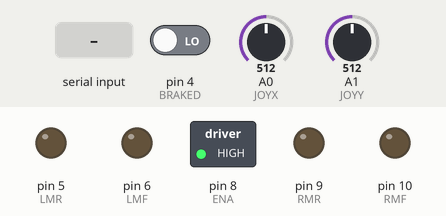
The sketch below on a simulated Arduino Uno, built with avr-gcc and run on an emulated ATmega328P. On the bench: switched loads named in the sketch (green lamp = pin HIGH), output pins drawn as LEDs (lit = HIGH). The test bench sets the inputs (shaded band); at power-on: A0 (JOYX) = 512, A1 (JOYY) = 512, pin 4 (BRAKED) LOW. What the sketch prints to the serial monitor is not drawn.

Above: at 1.2 s.
1.3 s: A0 (JOYX) set to 716
At 1.6 s:
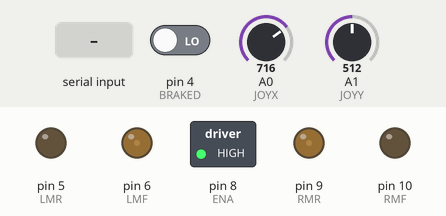
2.8 s: A1 (JOYY) set to 1023
At 3.5 s:
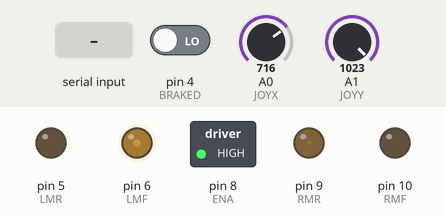
4.3 s: "90,45*" received over Serial
At 5.1 s:
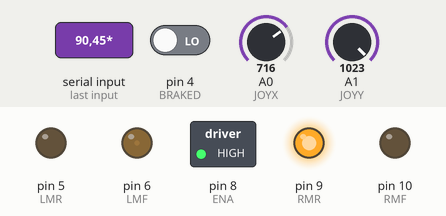
6.8 s: pin 4 (BRAKED) driven HIGH
At 8.1 s:
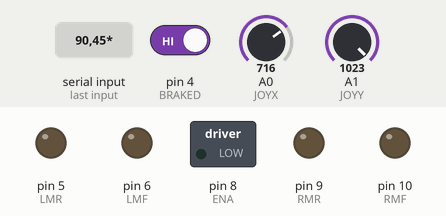
9.3 s: pin 4 (BRAKED) driven LOW
At 10.2 s:
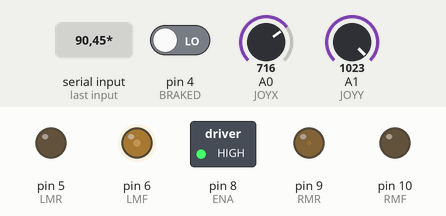
11.4 s: A0 (JOYX) set to 565
At 12.9 s:
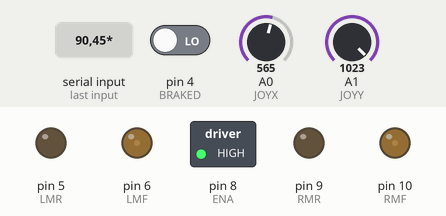
Timing chart, 0 to 13.9 s (numbered marks = the images above; inputs shaded):
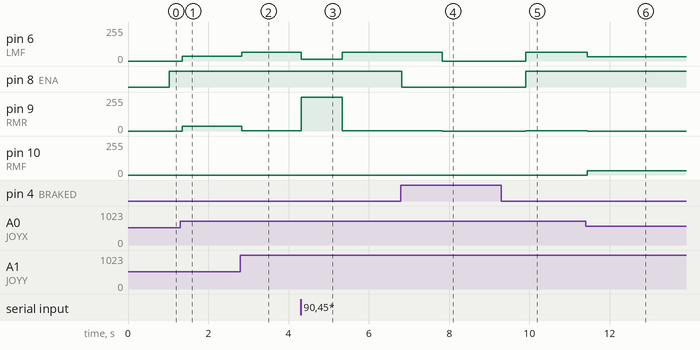

Measured:
- after the input at 1.3 s, pin 6 (LMF), pin 9 (RMR): 0/255 → 34/255 after 0.05 s
- after the input at 2.8 s, pin 6 (LMF): 34/255 → 65/255 at once; pin 9 (RMR): 34/255 → 2/255 at once
- after the input at 4.3 s, pin 6 (LMF): 65/255 → 12/255 at once, → 65/255 1.0 s later; pin 9 (RMR): 2/255 → 255/255 at once, → 2/255 1.0 s later
- after the input at 6.8 s, pin 6 (LMF): 65/255 → 0/255 after 1.0 s; pin 8 (ENA): HIGH → LOW at once; pin 9 (RMR): 2/255 → 0/255 after 1.0 s
- after the input at 9.3 s, pin 6 (LMF): 0/255 → 65/255 after 0.60 s; pin 8 (ENA): LOW → HIGH after 0.60 s; pin 9 (RMR): 0/255 → 2/255 after 0.60 s
- after the input at 11.4 s, pin 6 (LMF): 65/255 → 31/255 after 0.05 s; pin 9 (RMR): 2/255 → 0/255 after 0.05 s; pin 10 (RMF): 0/255 → 31/255 after 0.05 s

The sketch:

hbridge.ino
```cpp
#include<Arduino.h>

//Pins
const int ENA = 8; //Define enable pin for Megamoto 1
const int LMF = 6; //Define pin for Left Motor Forward
const int LMR = 5; //Define pin for Left Motor Reverse
const int RMF = 10; //Define pin for Right Motor Forward
const int RMR = 9; //Define pin for Right Motor Reverse

const int JOYX = A0; const int JOYY = A1; //analog 0 and analog 1
const int BRAKED = 4; //brake Input

//Range variables
int xCal, yCal;
const int turnReduction = 8;
const int motorRange = 100;
const int joyPlay = 100;
const int calibrationlevel = 10;
const int motorReduction = 3;

//Operational Functions
void brake(); void manual(); void motorLeft(int speed = 0); void motorRight(int speed = 0);
void writeMotors(int left, int right); void serialRead();
void readJoystick(); void calibrateJoystick();

//timing variables
unsigned long timer, timer2, autoTimer; unsigned long cmdTimer = 0;
unsigned long joyTimer = 0; unsigned long autonomousTimeOut = 1000;
const int cmdDelay1 = 25;  const int cmdDelay2 = 10;
const int brakeDelay = 100;
const int autoDelay = 50; const int joyDelay = 50;

//state variables
bool stateChanged = true;
int state = 0; //0: brake, 1: manual, 2: joystick, 3: autonomous;
bool joyReadyBool = false; bool autonomousModeBool = false;

void setup() {
  Serial.begin(9600); // start Serial communication
  pinMode(ENA, OUTPUT);
  pinMode(LMF, OUTPUT); //set H-Bridge pins to OUTPUT
  pinMode(LMR, OUTPUT);
  pinMode(RMF, OUTPUT);
  pinMode(RMR, OUTPUT);
  pinMode(JOYX, INPUT);
  pinMode(JOYY, INPUT);
  pinMode(BRAKED, INPUT);
  calibrateJoystick();
}

void calibrateJoystick() {
  unsigned int xTot = 0; unsigned int yTot = 0;
  for (int i = 0; i < calibrationlevel; i++) {
    xTot = xTot + analogRead(JOYX);
    yTot = yTot + analogRead(JOYY);
  }
  unsigned int xAvg = xTot / calibrationlevel;
  unsigned int yAvg = yTot / calibrationlevel;
  int x = xAvg;
  int y = yAvg;
  //magic numbers, need to make tied to something
  if (xAvg < 475 || xAvg > 575) {
    xAvg = 525;
  }
  if (xAvg < 475 || yAvg > 575) {
    yAvg = 525;
  }
  xCal = xAvg;
  yCal = yAvg;
  joyReadyBool = HIGH;
}

//wheels braking
void brake() {
  digitalWrite(ENA, LOW);
  Serial.readStringUntil('*');
  motorLeft();
  motorRight();
}

//should be able to turn these into one function
void motorLeft(int speed) {

  if (speed == 0) {
    analogWrite(LMR, 0);
    analogWrite(LMF, 0);
  }
  else if (speed < 0 ) {

    analogWrite(LMR, -speed);
    analogWrite(LMF, 0);
  }
  else if (speed > 0) {

    analogWrite(LMR, 0);
    analogWrite(LMF, speed);
  }
};

void motorRight(int speed) {
  if (speed == 0) {
    Serial.println(speed);
    analogWrite(RMR, 0);
    analogWrite(RMF, 0);
  }
  else if (speed < 0 ) {
    analogWrite(RMR, -speed);
    analogWrite(RMF, 0);
  }
  else if (speed > 0) {
    analogWrite(RMR, 0);
    analogWrite(RMF, speed);
  }
};

void writeMotors(int left, int right) {
  digitalWrite(ENA, HIGH);
  Serial.println(left, right);
  motorLeft(left);
  motorRight(right);
}

void readJoystick() {
  if (timer - joyTimer > joyDelay) {
    joyTimer = millis();
    int xValue; int yValue;
    xValue = analogRead(JOYX) - xCal;
    yValue = analogRead(JOYY) - yCal;
    Serial.println(xValue);
    Serial.println(yValue);
    if (yValue / joyPlay == 0) {
      yValue =  0;
    }
    if (xValue / joyPlay == 0) {
      xValue = 0;
    }
    if (yValue != 0){
      yValue = yValue / turnReduction;
    }
    //     Serial.println((String)"XXXXXX: " + xValue + " || YYYYYY " + yValue);
    int leftPower = (yValue + xValue/motorReduction)/2;
    int rightPower = (yValue - xValue/ motorReduction)/2;
    Serial.println((String)"Left motor: " + leftPower + " || Right motor: " + rightPower);
    writeMotors(leftPower, rightPower);
  }
};

void autonomousMode() {
  if (Serial.available() > 0) {
    int LM; int RM;
    String cmd = Serial.readStringUntil('*');
    Serial.read();
    sscanf( cmd.c_str(), "%%%d&%d", &LM, &RM );
    writeMotors(LM, RM);
  }
};


void checkState() {
  int tempState;
  serialRead();
  if (digitalRead(BRAKED)) {
    tempState = 0;
  }
  else if (autonomousModeBool) {
    tempState = 3;
  }
  else if (joyReadyBool == true) {
    tempState = 2;
  }
  else {
    tempState = 1;
  }
  if (tempState != state) {
    stateChanged = true;
    state = tempState;
    Serial.println((String)"***State Changed***    " + state);
  };
};

void serialRead() {
  if (Serial.available() > 0) {
    autonomousModeBool = true;
    autoTimer = millis();
  }
  else if (autonomousModeBool) {
    if (millis() - autoTimer > autonomousTimeOut) {
//      while (Serial.available() > 0) {
//        Serial.read();
//      }
      autonomousModeBool = false;
    }
  }
}

void loop() {
  timer = millis();
  if (timer - timer2 > cmdDelay2) {
    checkState();
    timer2 = millis();
  }
  if (timer - cmdDelay1 > cmdTimer) {
    switch (state) {
      case 0: //brake state
        brake();
        break;
      case 1: //manual state
        //      Serial.println("Manual");
        brake();
        break;
      case 2: //joystick state
        readJoystick();
        break;
      case 3: //autonomous state
        Serial.println("Autonomous");
        autonomousMode();
        break;
      default:
        //brake state
        brake();
        //      Serial.println("Braked");
        break;
    }
    if (stateChanged) {
      stateChanged = false;
    }
    cmdTimer = millis();
  }
} // end of code
```
